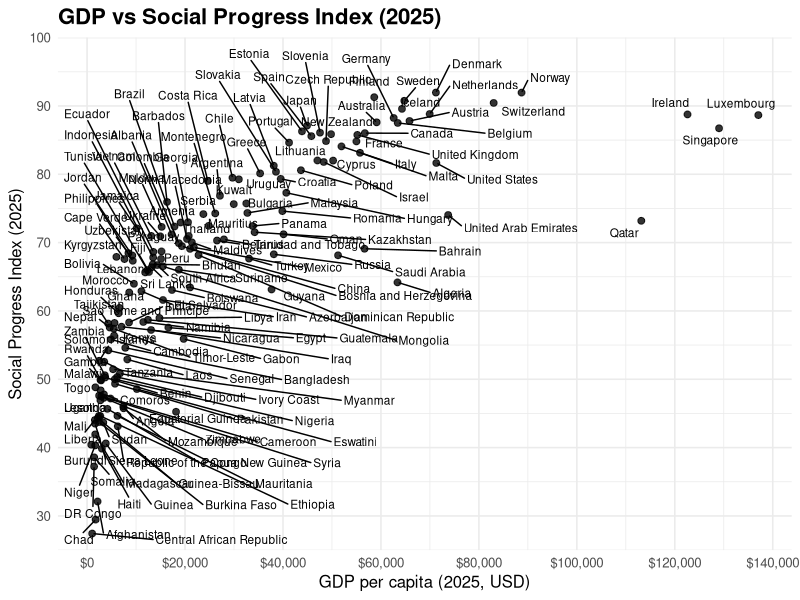
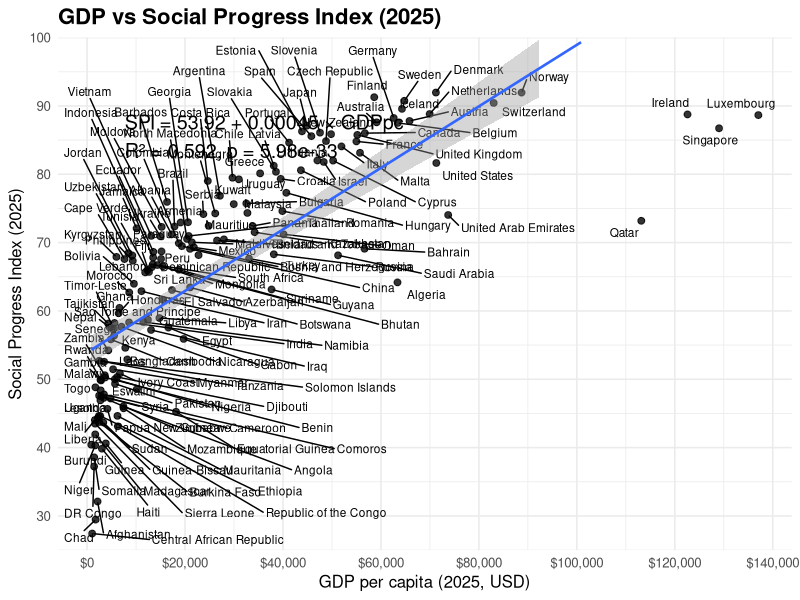
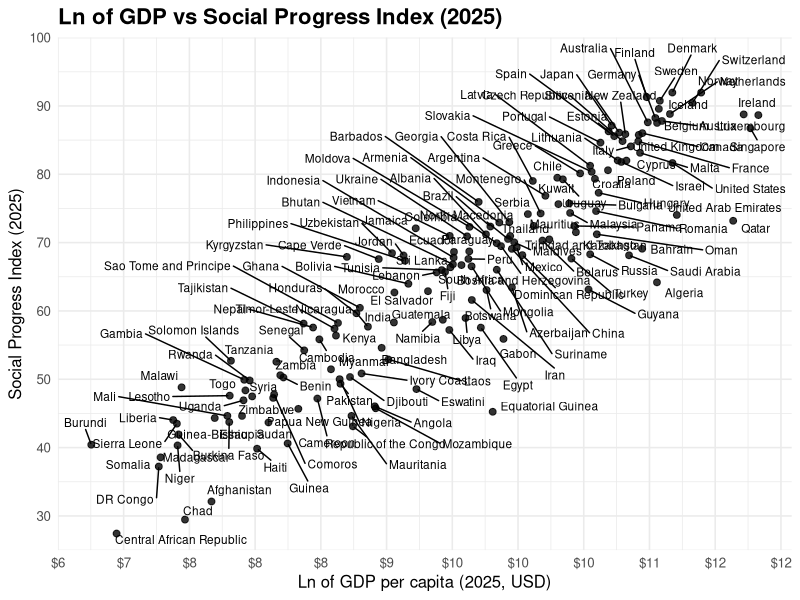
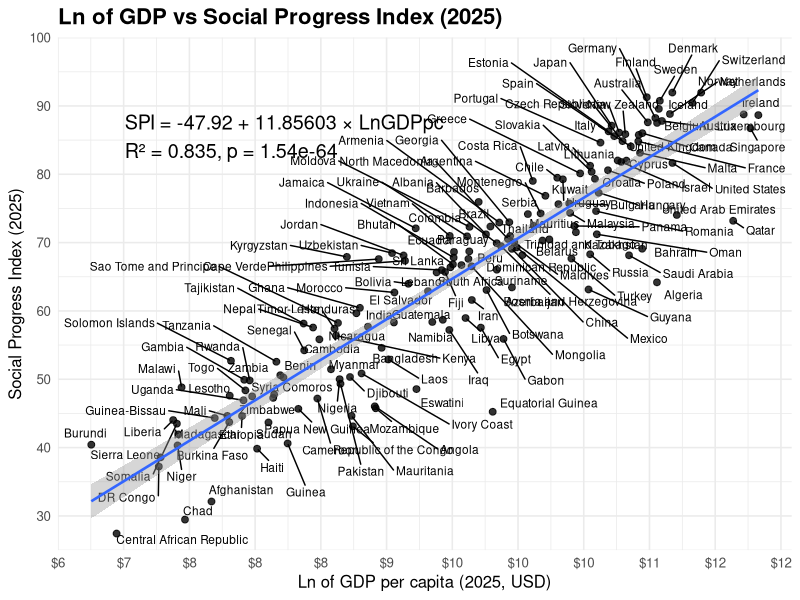

R code for these plots, in order:
install.packages(c("tidyverse", "readxl", "ggrepel", "scales"))  
library(tidyverse)
library(readxl)
library(ggrepel)
library(scales)

setwd("/Users/fangxiaoling/Documents/Nathan Nunn RA/Book/SPI - graph and regression/")

# 1) Load data
df <- read_excel("data.xlsx") |>
  select(code, country, SPI_2025, GDPpc_USD_2025, logG_2025) |>
  rename(spi = SPI_2025, gdp = GDPpc_USD_2025, lgdp = logG_2025) |>
  mutate(
    gdp = as.numeric(gdp),
    lgdp = as.numeric(lgdp),
    spi = as.numeric(spi)
  ) |>
  filter(!is.na(country), !is.na(gdp), !is.na(spi))

x_breaks <- seq(0, 120000, by = 20000)
y_breaks <- seq(0, 100, by = 10)

scale_axes <- list(
  scale_x_continuous(breaks = x_breaks, limits = c(0, 120000)),
  scale_y_continuous(breaks = y_breaks, limits = c(0, 100)),
  coord_fixed(ratio = 0.0005)
)

# 2) Scatter with labels
p_scatter <- ggplot(df, aes(x = gdp, y = spi)) +
  geom_point(alpha = 0.8, size = 2) +
  geom_text_repel(aes(label = country), size = 3, max.overlaps = 60, box.padding = 0.3) +
  labs(
    title = "GDP vs Social Progress Index (2025)",
    x = "GDP per capita (2025, USD)",
    y = "Social Progress Index (2025)"
  ) +
  scale_x_continuous(labels = label_dollar(scale = 1, suffix = "", accuracy = 1),
                     breaks = pretty_breaks(8)) +
  scale_y_continuous(breaks = y_breaks, limits = c(25, 100), expand = c(0, 0)) + 
  theme_minimal(base_size = 12) +
  theme(plot.title = element_text(face = "bold", size = 16))

ggsave("scatter_gdp_spi_2025.png", p_scatter, width = 24, height = 18, dpi = 300, limitsize = FALSE)

# 3) Linear regression line
p_with_lm <- p_scatter +
  geom_smooth(method = "lm", se = TRUE, linewidth = 0.9, fullrange = FALSE)

# Run the regression
model <- lm(spi ~ gdp, data = df)
sm <- summary(model)

# Extract stats
b0   <- sm$coefficients["(Intercept)", "Estimate"]
b1   <- sm$coefficients["gdp",         "Estimate"]
pval <- sm$coefficients["gdp",         "Pr(>|t|)"]
r2   <- sm$r.squared

# Create annotation text
eq_label <- sprintf("SPI = %.2f + %.5f × GDPpc\nR² = %.3f, p = %.3g", b0, b1, r2, pval)

# Auto position near top-left of the data range
xr <- range(df$gdp, na.rm = TRUE)
yr <- range(df$spi, na.rm = TRUE)
x_pos <- xr[1] + 0.05 * diff(xr)   # 5% in from left
y_pos <- yr[2] - 0.05 * diff(yr)   # 5% down from top

# Add annotation
p_with_lm <- p_with_lm +
  annotate("text", x = x_pos, y = y_pos, label = eq_label,
           hjust = 0, vjust = 1, size = 5)

# Save
ggsave("scatter_gdp_spi_2025_lm.png", p_with_lm,
       width = 24, height = 18, dpi = 300, limitsize = FALSE)

### Then, I do the same thing for natural log of GDP as asked

# 4) Scatter with labels (no fit line)
p_scatter <- ggplot(df, aes(x = lgdp, y = spi)) +
  geom_point(alpha = 0.8, size = 2) +
  geom_text_repel(aes(label = country), size = 3, max.overlaps = 60, box.padding = 0.3) +
  labs(
    title = "Ln of GDP vs Social Progress Index (2025)",
    x = "Ln of GDP per capita (2025, USD)",
    y = "Social Progress Index (2025)"
  ) +
  scale_x_continuous(labels = label_dollar(scale = 1, suffix = "", accuracy = 1),
                     breaks = pretty_breaks(8)) +
  scale_y_continuous(breaks = y_breaks, limits = c(25, 100), expand = c(0, 0)) + 
  theme_minimal(base_size = 12) +
  theme(plot.title = element_text(face = "bold", size = 16))

ggsave("scatter_lgdp_spi_2025.png", p_scatter, width = 24, height = 18, dpi = 300, limitsize = FALSE)

# 5) Linear regression 
p_with_lm <- p_scatter +
  geom_smooth(method = "lm", se = TRUE, linewidth = 0.9, fullrange = FALSE)

# Run the regression
model <- lm(spi ~ lgdp, data = df)
sm <- summary(model)

# Extract stats
b0   <- sm$coefficients["(Intercept)", "Estimate"]
b1   <- sm$coefficients["lgdp",         "Estimate"]
pval <- sm$coefficients["lgdp",         "Pr(>|t|)"]
r2   <- sm$r.squared

# Create annotation text
eq_label <- sprintf("SPI = %.2f + %.5f × LnGDPpc\nR² = %.3f, p = %.3g", b0, b1, r2, pval)

# Auto position near top-left of the data range
xr <- range(df$lgdp, na.rm = TRUE)
yr <- range(df$spi, na.rm = TRUE)
x_pos <- xr[1] + 0.05 * diff(xr)   # 5% in from left
y_pos <- yr[2] - 0.05 * diff(yr)   # 5% down from top

# Add annotation
p_with_lm <- p_with_lm +
  annotate("text", x = x_pos, y = y_pos, label = eq_label,
           hjust = 0, vjust = 1, size = 5)

# Save
ggsave("scatter_lgdp_spi_2025_lm.png", p_with_lm,
       width = 24, height = 18, dpi = 300, limitsize = FALSE)

